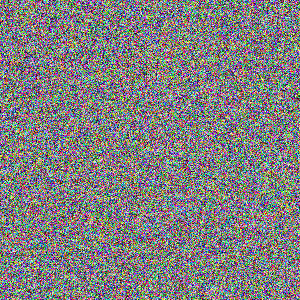
#> input picture adversarial/dataset/patches/noise.png, 300 x 300 px
$ python -i candidate_generator.py   (imports and definitions only)   (older library calls are emulated)
#> lines starting #> are read from the running program, lines starting #| are printed output that depends on the picture
"""Phase 2: candidate region generator.

Fuses five unsupervised signal maps - edge density, local contrast, texture
(Laplacian) variance, gradient magnitude, and spectral-residual saliency -
into one threat heatmap, thresholds it, extracts connected components, and
keeps up to MAX_CANDIDATES_PER_IMAGE regions by score (a cap, not a fixed
count - a page with only one strong candidate keeps one), after dropping any
component whose area exceeds MAX_CANDIDATE_AREA_FRACTION of the page.

Region-proposal method reached after two empirical rounds (see MEMORY / the
comment in config.py for full detail): a pure multi-scale sliding-window
search (fixed square windows scored by mean heatmap value) was tried and
performed worse (13% genuine recall on a 30-image test vs. 30% here),
because a fixed window's mean score gets diluted by non-patch background
pixels whenever a patch is rotated (often diamond-shaped within its bbox)
or doesn't match the window's size/aspect exactly. Connected components
trace whatever shape the actual signal forms without that dilution - but
need an explicit area cap, since without one they degenerate at low score
thresholds into whole-page-covering blobs that trivially "contain" the
patch without meaningfully localizing it.

THE key fix (see MEMORY - this is the module's central methodological
change from the old reference implementation): candidate generation runs on
BOTH clean and attacked pages, not attacked pages only.

    clean page    -> every candidate                         -> negative
    attacked page -> patch_coverage >= PATCH_COVERAGE_THRESHOLD -> positive
    attacked page -> patch_coverage <  PATCH_COVERAGE_THRESHOLD -> hard_negative

patch_coverage = intersection_area / ground_truth_patch_area, deliberately
NOT standard IoU, so an oversized-but-correct proposal that fully contains
the patch isn't penalized for a large union. hard_negative candidates get
label=0 same as clean-page negatives for the classifier, but are tagged
distinctly (never discarded) since a visually complex region from a page
that has a patch elsewhere is valuable precision signal.
"""

import cv2
import numpy as np
from PIL import Image

from adversarial.config import (
    CANDIDATE_SCORE_THRESHOLD,
    MAX_CANDIDATE_AREA_FRACTION,
    MAX_CANDIDATES_PER_IMAGE,
    PATCH_COVERAGE_THRESHOLD,
)

_WORKING_SIZE = 512  # downsample for fast heatmap computation, upsample result back
_MIN_COMPONENT_AREA = 16


def _resize_for_processing(gray: np.ndarray):
    h, w = gray.shape
    scale = _WORKING_SIZE / max(h, w)
    if scale < 1:
        small = cv2.resize(gray, (int(w * scale), int(h * scale)), interpolation=cv2.INTER_AREA)
    else:
        small, scale = gray, 1.0
    return small, scale


def _normalize(map_: np.ndarray) -> np.ndarray:
    lo, hi = float(map_.min()), float(map_.max())
    if hi - lo < 1e-6:
        return np.zeros_like(map_, dtype=np.float32)
    return ((map_ - lo) / (hi - lo)).astype(np.float32)


def _edge_density(gray, ksize=15):
    edges = cv2.Canny(gray, 100, 200).astype(np.float32) / 255.0
    return cv2.boxFilter(edges, -1, (ksize, ksize))


def _local_contrast(gray, ksize=15):
    gray_f = gray.astype(np.float32)
    mean = cv2.boxFilter(gray_f, -1, (ksize, ksize))
    mean_sq = cv2.boxFilter(gray_f**2, -1, (ksize, ksize))
    variance = np.clip(mean_sq - mean**2, 0, None)
    return np.sqrt(variance)


def _texture_variance(gray, ksize=15):
    laplacian = cv2.Laplacian(gray.astype(np.float32), cv2.CV_32F)
    return cv2.boxFilter(laplacian**2, -1, (ksize, ksize))


def _gradient_magnitude(gray, ksize=15):
    gx = cv2.Sobel(gray, cv2.CV_32F, 1, 0, ksize=3)
    gy = cv2.Sobel(gray, cv2.CV_32F, 0, 1, ksize=3)
    magnitude = np.sqrt(gx**2 + gy**2)
    return cv2.boxFilter(magnitude, -1, (ksize, ksize))


def _saliency(gray):
    saliency_obj = cv2.saliency.StaticSaliencySpectralResidual_create()
    success, saliency_map = saliency_obj.computeSaliency(gray)
    if not success:
        return np.zeros_like(gray, dtype=np.float32)
    return saliency_map.astype(np.float32)


def _compute_heatmap(image: Image.Image) -> np.ndarray:
    gray_full = np.array(image.convert("L"))
    small, _ = _resize_for_processing(gray_full)

    signals = [
        _normalize(_edge_density(small)),
        _normalize(_local_contrast(small)),
        _normalize(_texture_variance(small)),
        _normalize(_gradient_magnitude(small)),
        _normalize(_saliency(small)),
    ]
    fused = np.mean(signals, axis=0)

    h, w = gray_full.shape
    return cv2.resize(fused, (w, h), interpolation=cv2.INTER_LINEAR)


def propose_candidates(image: Image.Image) -> list[dict]:
    """Up to MAX_CANDIDATES_PER_IMAGE candidate {"bbox", "score"} dicts,
    ranked by score, excluding any connected component covering more than
    MAX_CANDIDATE_AREA_FRACTION of the page. Works on any image regardless
    of clean/attacked - labeling happens downstream in
    generate_candidates_for_{clean,attacked}."""
    heatmap = _compute_heatmap(image)
    H, W = heatmap.shape
    page_area = H * W
    binary = (heatmap >= CANDIDATE_SCORE_THRESHOLD).astype(np.uint8)

    num_labels, labels, stats, _ = cv2.connectedComponentsWithStats(binary, connectivity=8)

    candidates = []
    for label in range(1, num_labels):  # label 0 is background
        x, y, w, h, area = stats[label]
        if area < _MIN_COMPONENT_AREA or (w * h) / page_area > MAX_CANDIDATE_AREA_FRACTION:
            continue
        region_score = float(heatmap[labels == label].mean())
        candidates.append({"bbox": [int(x), int(y), int(x + w), int(y + h)], "score": region_score})

    candidates.sort(key=lambda c: -c["score"])
    return candidates[:MAX_CANDIDATES_PER_IMAGE]


def _patch_coverage(candidate_bbox, patch_bbox) -> float:
    cx0, cy0, cx1, cy1 = candidate_bbox
    px0, py0, px1, py1 = patch_bbox
    ix0, iy0 = max(cx0, px0), max(cy0, py0)
    ix1, iy1 = min(cx1, px1), min(cy1, py1)
    if ix1 <= ix0 or iy1 <= iy0:
        return 0.0
    intersection = (ix1 - ix0) * (iy1 - iy0)
    patch_area = max((px1 - px0) * (py1 - py0), 1)
    return intersection / patch_area


def generate_candidates_for_clean(image: Image.Image) -> list[dict]:
    candidates = propose_candidates(image)
    for c in candidates:
        c["source_type"] = "negative"
        c["label"] = 0
    return candidates


def generate_candidates_for_attacked(image: Image.Image, patch_bbox: list) -> list[dict]:
    candidates = propose_candidates(image)
    for c in candidates:
        coverage = _patch_coverage(c["bbox"], patch_bbox)
        c["patch_coverage"] = coverage
        if coverage >= PATCH_COVERAGE_THRESHOLD:
            c["source_type"] = "positive"
            c["label"] = 1
        else:
            c["source_type"] = "hard_negative"
            c["label"] = 0
    return candidates

>>> from PIL import Image
>>> picture = Image.open('patches/noise.png')
#> picture is the input picture: PIL image 300x300 RGBA; mean R, G, B, A 128, 126.8, 127.8, 255
>>> result = propose_candidates(picture)
#> in _compute_heatmap, `gray_full = np.array(image.convert("L"))`:
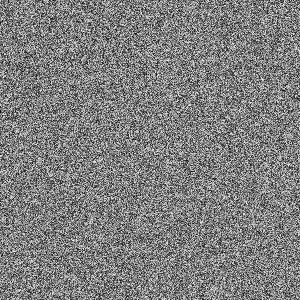
#> gray_full: shape (300, 300); min 2, max 252, mean 127.3
#> in _resize_for_processing, `small, scale = gray, 1.0`: scale = 1
#> in _edge_density, `edges = cv2.Canny(gray, 100, 200).astype(np.float32) / 255.0`:
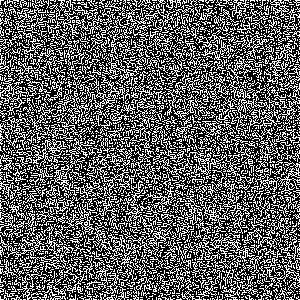
#> edges: shape (300, 300) float32; values 0 (black) and 1 (white), 36.9% white in thin lines or dots
#> in _normalize, `lo, hi = float(map_.min()), float(map_.max())`: lo = 0.253; hi = 0.493
#> in _local_contrast, `variance = np.clip(mean_sq - mean**2, 0, None)`:
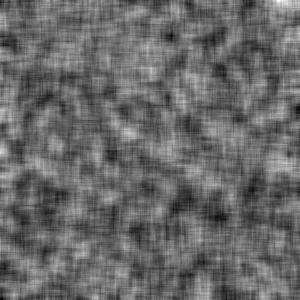
#> variance: shape (300, 300) float32; min 1691.9, max 3480.3, mean 2425.7; drawn with min black and max white
#> in _texture_variance, `return cv2.boxFilter(laplacian**2, -1, (ksize, ksize))`:
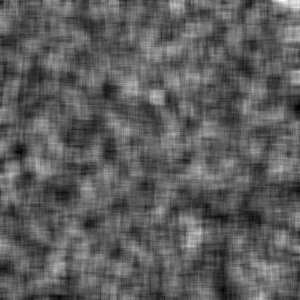
#> returned value: shape (300, 300) float32; min 29310.9, max 82079.2, mean 48596.7; drawn with min black and max white
#> in _gradient_magnitude, `return cv2.boxFilter(magnitude, -1, (ksize, ksize))`:
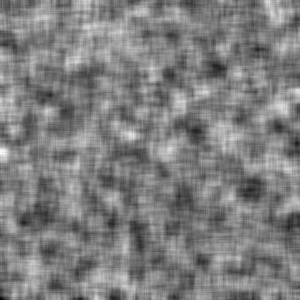
#> returned value: shape (300, 300) float32; min 159.4, max 272, mean 215.4; drawn with min black and max white
#> in _saliency, `success, saliency_map = saliency_obj.computeSaliency(gray)`:
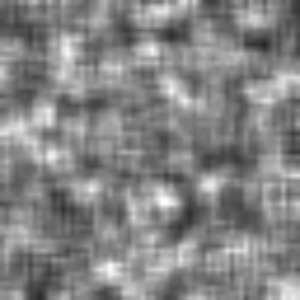
#> saliency_map: shape (300, 300) float32; min 0.139, max 0.995, mean 0.521
#> in _saliency, `success, saliency_map = saliency_obj.computeSaliency(gray)`: success = True
#> in _compute_heatmap, `fused = np.mean(signals, axis=0)`:
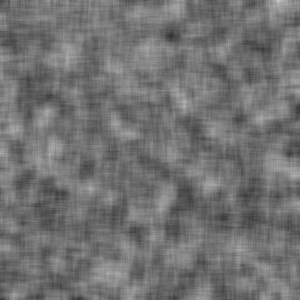
#> fused: shape (300, 300) float32; min 0.182, max 0.77, mean 0.448
#> (the run stopped early here; a loop or call above may not have finished)
